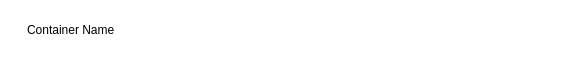
<?xml version="1.0" encoding="UTF-8"?>
<ui version="4.0">
 <class>ContainerListItem</class>
 <widget class="QWidget" name="ContainerListItem">
  <property name="geometry">
   <rect>
    <x>0</x>
    <y>0</y>
    <width>573</width>
    <height>60</height>
   </rect>
  </property>
  <property name="sizePolicy">
   <sizepolicy hsizetype="Preferred" vsizetype="Maximum">
    <horstretch>0</horstretch>
    <verstretch>0</verstretch>
   </sizepolicy>
  </property>
  <property name="windowTitle">
   <string>Form</string>
  </property>
  <property name="styleSheet">
   <string notr="true">background-color: rgb(255, 255, 255);
border-radius: 5px;</string>
  </property>
  <layout class="QHBoxLayout" name="horizontalLayout_2">
   <property name="spacing">
    <number>0</number>
   </property>
   <property name="leftMargin">
    <number>0</number>
   </property>
   <property name="topMargin">
    <number>0</number>
   </property>
   <property name="rightMargin">
    <number>0</number>
   </property>
   <property name="bottomMargin">
    <number>0</number>
   </property>
   <item>
    <widget class="QWidget" name="horizontalWidget" native="true">
     <property name="styleSheet">
      <string notr="true">QAbstractButton {
	background-color: transparent;
	border: 0px;
}</string>
     </property>
     <layout class="QHBoxLayout" name="horizontalLayout">
      <property name="spacing">
       <number>5</number>
      </property>
      <property name="leftMargin">
       <number>15</number>
      </property>
      <property name="topMargin">
       <number>15</number>
      </property>
      <property name="rightMargin">
       <number>15</number>
      </property>
      <property name="bottomMargin">
       <number>15</number>
      </property>
      <item>
       <widget class="QLabel" name="label">
        <property name="maximumSize">
         <size>
          <width>30</width>
          <height>30</height>
         </size>
        </property>
        <property name="text">
         <string/>
        </property>
        <property name="pixmap">
         <pixmap resource="../res/icons.qrc">:/icons/fontawesome/red/layer-group-red_30x30.png</pixmap>
        </property>
        <property name="scaledContents">
         <bool>false</bool>
        </property>
       </widget>
      </item>
      <item>
       <widget class="QLabel" name="label_2">
        <property name="sizePolicy">
         <sizepolicy hsizetype="Preferred" vsizetype="Preferred">
          <horstretch>0</horstretch>
          <verstretch>0</verstretch>
         </sizepolicy>
        </property>
        <property name="text">
         <string>Container Name</string>
        </property>
       </widget>
      </item>
      <item>
       <spacer name="horizontalSpacer">
        <property name="orientation">
         <enum>Qt::Horizontal</enum>
        </property>
        <property name="sizeHint" stdset="0">
         <size>
          <width>40</width>
          <height>20</height>
         </size>
        </property>
       </spacer>
      </item>
      <item>
       <widget class="QPushButton" name="pushButton_2">
        <property name="sizePolicy">
         <sizepolicy hsizetype="Maximum" vsizetype="Maximum">
          <horstretch>0</horstretch>
          <verstretch>0</verstretch>
         </sizepolicy>
        </property>
        <property name="text">
         <string/>
        </property>
        <property name="icon">
         <iconset resource="../res/icons.qrc">
          <normaloff>:/icons/fontawesome/blue/circle-play-solid.png</normaloff>:/icons/fontawesome/blue/circle-play-solid.png</iconset>
        </property>
        <property name="iconSize">
         <size>
          <width>20</width>
          <height>20</height>
         </size>
        </property>
       </widget>
      </item>
      <item>
       <widget class="QPushButton" name="deleteButton">
        <property name="sizePolicy">
         <sizepolicy hsizetype="Maximum" vsizetype="Maximum">
          <horstretch>0</horstretch>
          <verstretch>0</verstretch>
         </sizepolicy>
        </property>
        <property name="text">
         <string/>
        </property>
        <property name="icon">
         <iconset resource="../res/icons.qrc">
          <normaloff>:/icons/fontawesome/blue/trash-can-solid.png</normaloff>:/icons/fontawesome/blue/trash-can-solid.png</iconset>
        </property>
        <property name="iconSize">
         <size>
          <width>20</width>
          <height>20</height>
         </size>
        </property>
       </widget>
      </item>
     </layout>
    </widget>
   </item>
  </layout>
 </widget>
 <resources>
  <include location="../res/icons.qrc"/>
 </resources>
 <connections>
  <connection>
   <sender>deleteButton</sender>
   <signal>clicked()</signal>
   <receiver>ContainerListItem</receiver>
   <slot>onDelete()</slot>
   <hints>
    <hint type="sourcelabel">
     <x>545</x>
     <y>29</y>
    </hint>
    <hint type="destinationlabel">
     <x>286</x>
     <y>29</y>
    </hint>
   </hints>
  </connection>
 </connections>
 <slots>
  <slot>onDelete()</slot>
 </slots>
</ui>
